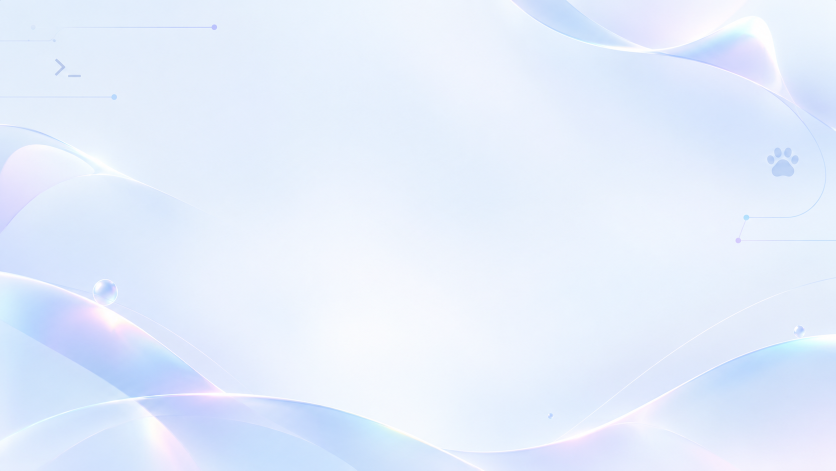
#> input picture src/assets/wallpapers/light.png, 1672 x 941 px (shown at 1/2 size)
$ python generate-installer-images.py
#> lines starting #> are read from the running program, lines starting #| are printed output that depends on the picture; after the words box and inside, x2 and y2 are one past the last pixel; in counts of white or black regions, pixels touching at a corner belong together
"""Generate the NSIS installer bitmaps from the app icon and the light wallpaper.

Usage (needs Pillow: pip install pillow):
    python scripts/generate-installer-images.py

Outputs src-tauri/installer/sidebar.bmp and src-tauri/installer/header.bmp.
"""

from pathlib import Path

from PIL import Image, ImageDraw, ImageFilter, ImageFont

ROOT = Path(__file__).resolve().parent.parent
ICON = ROOT / "src-tauri/icons/icon.png"
WALLPAPER = ROOT / "src/assets/wallpapers/light.png"
OUT_DIR = ROOT / "src-tauri/installer"

# NSIS 按系统缩放比例拉伸位图，而且是近邻采样，放大后发糊发锯齿。
# 推荐尺寸是 164x314 / 150x57（100% 缩放），按 1.5 倍出图，让最常见的 150% 缩放接近原尺寸显示。
SCALE = 1.5
SIDEBAR_SIZE = (round(164 * SCALE), round(314 * SCALE))
HEADER_SIZE = (round(150 * SCALE), round(57 * SCALE))

# 和应用浅色模式的 --xin-ink-rgb 保持一致
INK = (28, 28, 32)
# 系统没有 Inter，安装器本身的界面字体就是 Segoe UI，品牌字样跟它走更协调
FONT = "C:/Windows/Fonts/seguisb.ttf"


def load_icon(size):
    return Image.open(ICON).convert("RGBA").resize((size, size), Image.LANCZOS)


def paste_with_shadow(canvas, icon, x, y):
    # 很淡的落影只为让图标从壁纸上浮起来，不做发光
    alpha = icon.getchannel("A").point(lambda a: a * 0.16)
    shadow = Image.new("RGBA", icon.size, (40, 40, 60, 0))
    shadow.putalpha(alpha)
    blur = round(icon.width * 0.06)
    padded = Image.new("RGBA", (icon.width + blur * 4, icon.height + blur * 4), (0, 0, 0, 0))
    padded.paste(shadow, (blur * 2, blur * 2))
    padded = padded.filter(ImageFilter.GaussianBlur(blur))
    canvas.alpha_composite(padded, (x - blur * 2, y - blur * 2 + round(blur * 0.8)))
    canvas.alpha_composite(icon, (x, y))


def draw_centered_text(draw, text, font, center_x, top):
    left, _, right, _ = draw.textbbox((0, 0), text, font=font)
    draw.text((center_x - (right - left) / 2 - left, top), text, font=font, fill=INK)


def remove_bubble(wallpaper):
    # 壁纸左下那颗玻璃气泡缩到侧栏里正好夹在 Xin 和 SSH 之间，像多了个符号。
    # 周围是柔和渐变，从圆的边缘往里反复模糊扩散，就能自然地补上
    center_x, center_y, radius = 211, 584, 28
#> center_x = 211; center_y = 584; radius = 28
    keep = Image.new("L", wallpaper.size, 255)
#> keep: PIL image 1672x941 L; every value is 255
    ImageDraw.Draw(keep).ellipse(
        (center_x - radius, center_y - radius, center_x + radius, center_y + radius), fill=0
    )
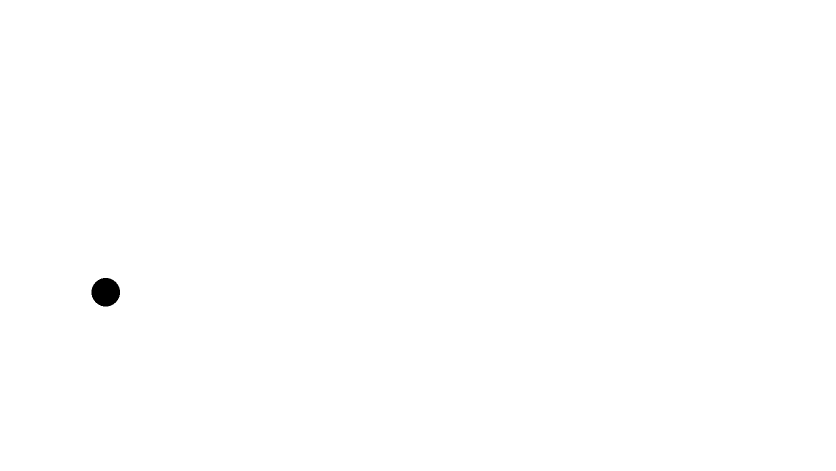
#> keep: PIL image 1672x941 L (shown at 1/2 size); 99.8% white; 1 black region, box (x1, y1, x2, y2) and area: (183, 556, 240, 613) 2553
    filled = wallpaper
#> filled is the input picture: PIL image 1672x941 RGB; mean R, G, B 227.7, 237, 252.5
    for blur in (16, 8, 4, 2):
        for _ in range(6):
            filled = Image.composite(wallpaper, filled.filter(ImageFilter.GaussianBlur(blur)), keep)
    return filled


def build_sidebar():
    width, height = SIDEBAR_SIZE
    wallpaper = remove_bubble(Image.open(WALLPAPER).convert("RGB"))
    # 取壁纸左侧一条竖幅，正好带上 >_ 符号和左下的玻璃波浪
    crop_width = round(wallpaper.height * width / height)
#> crop_width = 491
    canvas = wallpaper.crop((0, 0, crop_width, wallpaper.height)).resize(SIDEBAR_SIZE, Image.LANCZOS)
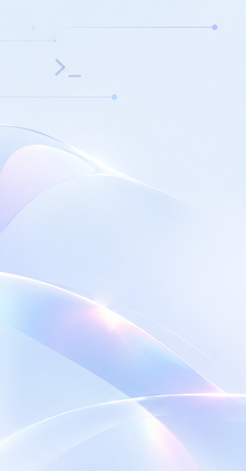
#> canvas: PIL image 246x471 RGB; mean R, G, B 221.8, 232.8, 251.9
    canvas = canvas.convert("RGBA")
#> canvas: PIL image 246x471 RGBA

    icon_size = round(88 * SCALE)
    icon = load_icon(icon_size)
    icon_top = round(height * 0.27)
    paste_with_shadow(canvas, icon, (width - icon_size) // 2, icon_top)

    draw = ImageDraw.Draw(canvas)
    font = ImageFont.truetype(FONT, round(18 * SCALE))
    draw_centered_text(draw, "Xin SSH", font, width / 2, icon_top + icon_size + round(10 * SCALE))
    return canvas.convert("RGB")


def build_header():
    width, height = HEADER_SIZE
    # MUI 顶部横幅的底色就是窗口白，图片背景必须同色才不会露出一个色块
    canvas = Image.new("RGBA", HEADER_SIZE, (255, 255, 255, 255))
    icon_size = round(40 * SCALE)
    left = round(10 * SCALE)
    canvas.alpha_composite(load_icon(icon_size), (left, (height - icon_size) // 2))

    draw = ImageDraw.Draw(canvas)
    font = ImageFont.truetype(FONT, round(15 * SCALE))
    text_left = left + icon_size + round(8 * SCALE)
    _, top, _, bottom = draw.textbbox((0, 0), "Xin SSH", font=font)
    draw.text((text_left, (height - (bottom - top)) / 2 - top), "Xin SSH", font=font, fill=INK)
    return canvas.convert("RGB")


def main():
    OUT_DIR.mkdir(parents=True, exist_ok=True)
    # NSIS 只认未压缩的 24 位 BMP，RGB 模式存出来正好是这个格式
    build_sidebar().save(OUT_DIR / "sidebar.bmp")
    build_header().save(OUT_DIR / "header.bmp")
    print(f"sidebar {SIDEBAR_SIZE}, header {HEADER_SIZE} -> {OUT_DIR}")


if __name__ == "__main__":
#> (the run stopped early here; a loop or call above may not have finished)
